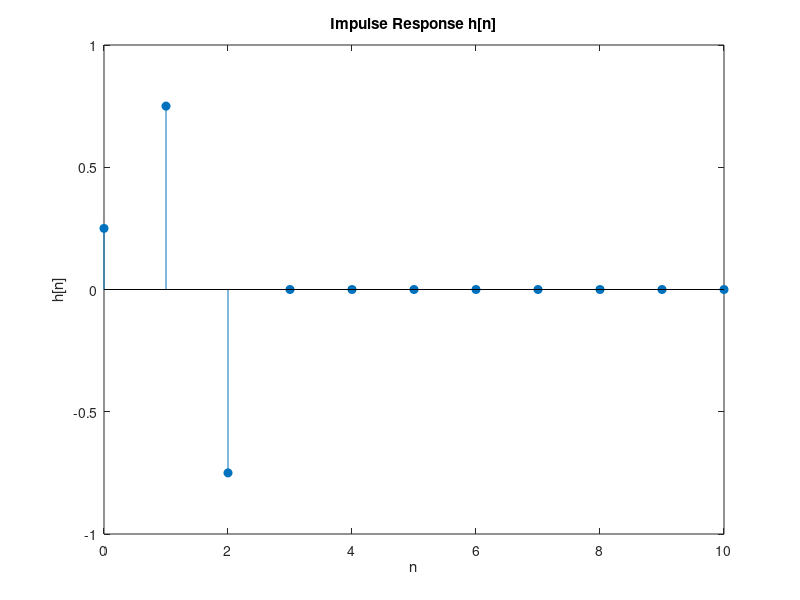

Here is the MATLAB script that generated this plot:
clc
clear 
close all
% Define the impulse response in terms of delta functions
n = 0:10;  % Time index from 0 to 10
h = zeros(size(n));  % Initialize the impulse response array

% Define the delta functions and their respective coefficients
h(n == 0) = 1/4;  % delta[n]
h(n == 1) = 3/4;  % 3*delta[n-1]
h(n == 2) = -3/4; % -3*delta[n-2]

% Plot the impulse response
stem(n, h, 'filled');
title('Impulse Response h[n]');
xlabel('n');
ylabel('h[n]');
